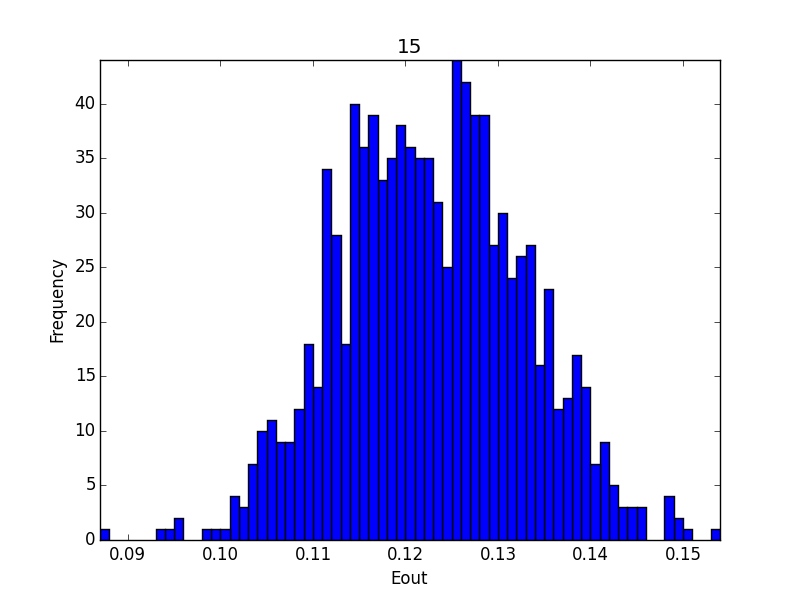

This figure's Python source:
import numpy as np
from numpy import dtype
import random
import pylab as pl

def generate_data():
    x1 = np.random.uniform(-1,1,1000)
    x2 = np.random.uniform(-1,1,1000)
    X = np.zeros((1000,6), dtype = float)
    f_result = np.zeros((1000,1), dtype = float)

    for item in range(1000):
        X[item][0] = 1.0
        X[item][1] = x1[item]
        X[item][2] = x2[item]
        X[item][3] = x1[item] * x2[item]
        X[item][4] = x1[item] * x1[item]
        X[item][5] = x2[item] * x2[item]
        f_result[item] = np.sign(x1[item]*x1[item] + x2[item]*x2[item] - 0.6)
    return X,f_result

# W_3 = {}
W_lin_total = np.zeros((6,1), dtype = float)
for times in range(1000):
    '''generate_data'''
    X,f_result = generate_data()
    f_noise_result = np.zeros((1000,1), dtype = float)
    np.copyto(f_noise_result,f_result)
    for j in range(1000):
        probability = random.uniform(0,10)
        if probability >= 9 :
            f_noise_result[j] = f_result[j] * (-1)
    '''linear regression'''
    W_lin =  np.linalg.pinv(X) # pseudo-inverse x^
    W_lin = np.asmatrix(np.dot(W_lin, f_noise_result)) #  pseudo-inverse * y
    W_lin_total = W_lin_total + W_lin
    # print W_lin
    # print format(W_lin.item(3),'.3f')
    # tmp = format(W_lin.item(3),'.3f')
    # if float(tmp) not in W_3:
    #     W_3[float(tmp)] = 1
    # else:
    #     W_3[float(tmp)] = W_3[float(tmp)] + 1
    # print W_lin
    # print W_lin_total
    # raw_input('pause')
# print 'average W_3:',W_lin_total[3]/1000


'''predict'''
W_lin_total = W_lin_total/1000
print 'average W_lin ', W_lin_total
# print W_lin_total.shape
all_error = {}
total_error = 0
for times in range(1000):
    X,f_result = generate_data()
    f_noise_result = np.zeros((1000,1), dtype = float)
    np.copyto(f_noise_result,f_result)
    for j in range(1000):
        probability = random.uniform(0,10)
        # print j
        # print probability
        if probability >= 9 :
            f_noise_result[j] = f_result[j] * (-1)
            # print f_result[j]
            # print f_noise_result[j]
            # raw_input('pause')
    ans = np.dot(X, W_lin_total)
    test_result = []
    for i in range(1000):
        # print ans[i][0]
        # print f_noise_result[i][0]
        test_result.append(np.sign(ans[i][0] * f_noise_result[i][0]) != 1)
    error = np.average(np.array(test_result))
    print 'Number {0} , error {1}'.format(times,error)
    total_error += error
    if error not in all_error:
        all_error[error] = 1
    else:
        all_error[error] = all_error[error] +1
print 'average error: ',float(total_error/1000)
# pl.bar(W_3.keys(),W_3.values(), width=0.001)
# pl.xlim([min(W_3.keys()), max(W_3.keys())])
# pl.ylim(0, (max(W_3.values())))
# pl.xlabel('W_3')
# pl.ylabel('Frequency')
# pl.title('14')
# pl.savefig('14')

pl.bar(all_error.keys(),all_error.values(), width=0.001)
pl.xlim([min(all_error.keys()), max(all_error.keys())])
pl.ylim(0, (max(all_error.values())))
pl.xlabel('Eout')
pl.ylabel('Frequency')
pl.title('15')
pl.savefig('15')
